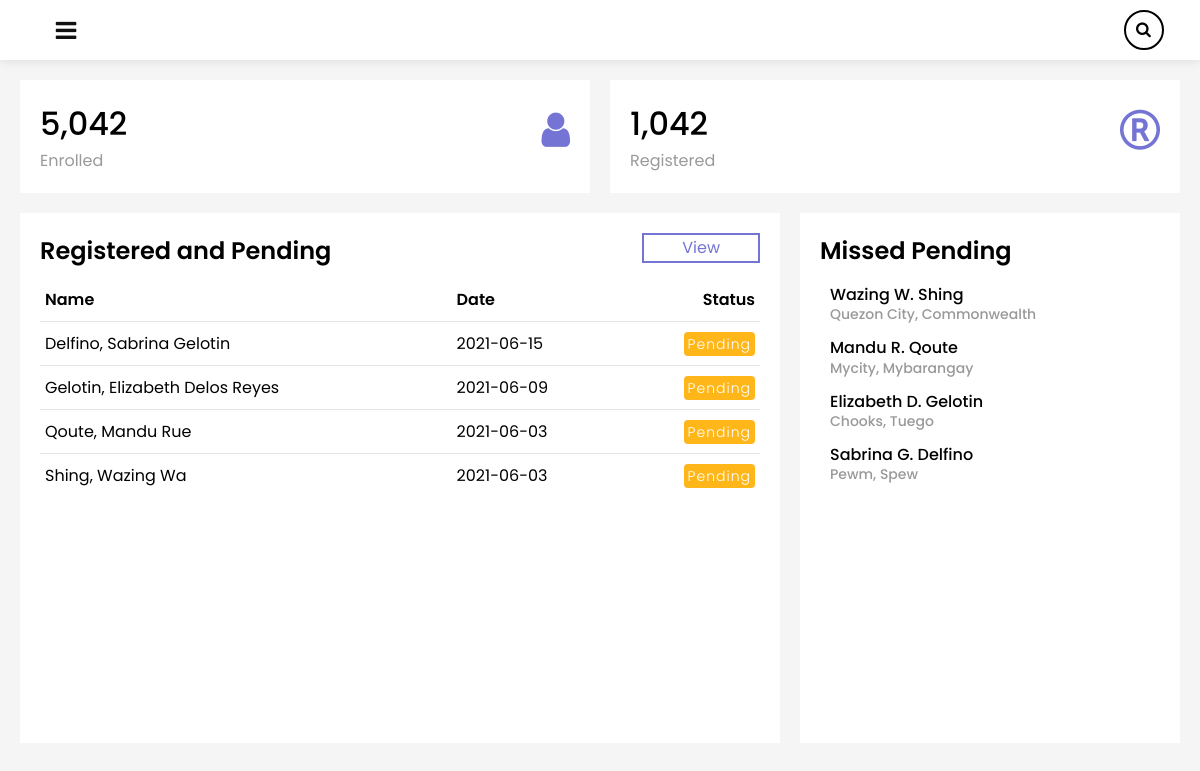
The app's page /static/php/dashboard.php?filter=pending (signed in) with its own data.
### tables this page shows
CREATE TABLE `students` (
  `database_id` int(255) NOT NULL,
  `student_lastname` varchar(255) NOT NULL,
  `student_firstname` varchar(255) NOT NULL,
  `student_middlename` varchar(255) NOT NULL,
  `student_email` varchar(255) NOT NULL,
  `student_phone` varchar(255) NOT NULL,
  `student_brgy` varchar(255) NOT NULL,
  `student_city` varchar(255) NOT NULL,
  `student_status` varchar(255) NOT NULL,
  `register_date` date NOT NULL
);

### static/php/include/_autoloader.inc.php (called while the page is built, shortened)
<?php
spl_autoload_register(function ($className) {
   $url = $_SERVER["PHP_SELF"];
   $pathPrefix = "static/php/class/";
   $pathExt = ".class.php";
   if (preg_match("(php/)", $url)) {
      $pathPrefix = "class/";
   }
   $path = $pathPrefix . $className . $pathExt;
});

### static/php/class/dbconn.class.php (called while the page is built)
<?php
class DbConn {
   private $host = "localhost";
   private $user = "root";
   private $password = "";
   private $database = "school_registration";
   protected function conn() {
      $dsn = "mysql:host=" . $this->host . ";dbname=" . $this->database;
      $pdo = new PDO($dsn, $this->user, $this->password);
      $pdo->setAttribute(PDO::ATTR_DEFAULT_FETCH_MODE, PDO::FETCH_ASSOC);
      return $pdo;
   }
}

### static/php/class/StudentsView.class.php (called while the page is built)
<?php
class StudentsView extends DbConn {
   protected function getStudents($limit) {
      $sql = "SELECT * FROM students ORDER BY student_lastname, student_firstname, student_middlename ASC";
      if ($limit) {
         $sql = "SELECT * FROM students WHERE student_status = 'pending' ORDER BY register_date ASC LIMIT 10";
      }
      $stmt = $this->conn()->query($sql);
      return $stmt->fetchAll();
   }
   protected function getStudentsFilter($filter) {
      $sql = "SELECT * FROM students WHERE student_lastname = ? OR student_firstname = ? OR student_middlename = ? OR student_email = ? OR student_phone = ? OR student_status = ? OR student_brgy = ? OR student_city = ? ORDER BY student_lastname, student_firstname, student_middlename ASC";
      $stmt = $this->conn()->prepare($sql);
      $stmt->execute([$filter, $filter, $filter, $filter, $filter, $filter, $filter, $filter]);
      return $stmt->fetchAll();
   }
}

### static/php/class/students.class.php (called while the page is built)
<?php
class Students extends StudentsView {
   public function showStudents($filter, $limit) {
      if ($filter !== "") {
         return $this->getStudentsFilter($filter);
      }
      return $this->getStudents($limit);
   }
}

### static/php/dashboard.php (the view, shortened to what this page needs)
<?php
include_once "include/_autoloader.inc.php";
include_once "include/header.inc.php";
?>
<link rel="stylesheet" type="text/css" href="../css/dashboard.css">
<link rel="stylesheet" href="https://cdnjs.cloudflare.com/ajax/libs/font-awesome/4.7.0/css/font-awesome.min.css">
</head>
<body>
   <main class="container">
      <div class="main">
         <div class="topbar">
            <div class="toggle" id="toggler"></div>
            <form class="search">
               <i class="fa fa-search" aria-hidden="true"></i>
               <input type="text" name="filter" placeholder="Search here">
            </form>
         </div>
         <div class="cardBox">
            <div class="card">
               <div>
                  <div class="numbers">5,042</div>
                  <div class="cardName">Enrolled</div>
               </div>
               <div class="iconBox">
                  <i class="fa fa-user" aria-hidden="true"></i>
               </div>
            </div>
            <div class="card">
               <div>
                  <div class="numbers">1,042</div>
                  <div class="cardName">Registered</div>
               </div>
               <div class="iconBox">
                  <i class="fa fa-registered" aria-hidden="true"></i>
               </div>
            </div>
         </div>
         <div class="details">
            <div class="student">
               <div class="cardnav">
                  <h2>Registered and Pending</h2>
                  <div class="dropdown">
                     <label>View</label>
                  </div>
               </div>
               <table>
                  <thead>
                     <tr>
                        <td>Name</td>
                        <td>Date</td>
                        <td>Status</td>
                     </tr>
                  </thead>
                  <tbody>
                     <?php
                     $students = new Students();
                     $showStudents = isset($_GET["filter"]) ? $students->showStudents($_GET["filter"], false) : $students->showStudents("", false);
                     ?>
                     <?php
                     foreach ($showStudents as $student) :
                     ?>
                     <tr>
                        <td>
                           <?php echo $student["student_lastname"] . ", " . $student["student_firstname"] . " " . $student["student_middlename"] ?>
                        </td>
                        <td><?php echo $student["register_date"] ?></td>
                        <?php if ($student["student_status"] === "registered") : ?>
                        <td><span class="status registered">Registered</span></td>
                        <?php else : ?>
                        <td><span class="status pending">Pending</span></td>
                        <?php endif ?>
                     </tr>
                     <?php endforeach ?>
                  </tbody>
               </table>
            </div>
            <div class="recentRegistered">
               <div class="cardnav">
                  <h2>Missed Pending</h2>
               </div>
               <table>
                  <tbody>
                     <?php
                     $recents = new Students();
                     $recentRegs = $recents->showStudents("", true);
                     foreach ($recentRegs as $recent) :
                     ?>
                     <tr>
                        <td>
                           <h4>
                              <?php echo $recent["student_firstname"] . " " . substr($recent["student_middlename"], 0, 1) . ". " . $recent["student_lastname"] ?><br>
                              <span><?php echo $recent["student_city"] . ", " . $recent["student_brgy"] ?></span>
                           </h4>
                        </td>
                     </tr>
                     <?php endforeach ?>
                  </tbody>
               </table>
            </div>
         </div>
      </div>
   </main>
</body>
</html>

### static/css/utilities.css (style rules this page uses)
:root { --clr-main: #7474d4; --clr-main-s1-t: #6060ae; --clr-main-s: #33184b; --clr-main-s2: #452164; --clr-green: #3fd977; --clr-yellow: #ffb619; --clr-red: rgb(253, 164, 164); --clr-red-s: rgb(248, 28, 28); --clr-body: #f5f5f5; }

### static/css/dashboard.css (style rules this page uses)
* { margin: 0; padding: 0; box-sizing: border-box; font-family: "Poppins", sans-serif; }
body { overflow-x: hidden; }
tr { transition: background 100ms ease; text-transform: capitalize; }
.container { position: relative; width: 100%; }
.main, .topbar { transition: 0.5s; }
.main { position: absolute; width: calc(100% - 300px); left: 300px; min-height: 100vh; background: var(--clr-body); }
.topbar { width: 100%; background: #fff; height: 60px; padding: 10px 3vw; display: flex; justify-content: space-between; align-items: center; position: sticky; top: 0; z-index: 100; box-shadow: 0 1px 10px rgba(0, 0, 0, 0.1); margin-left: auto; }
.toggle { position: relative; width: 60px; height: 60px; cursor: pointer; }
.toggle::before { content: "\f0c9"; font-family: fontAwesome; position: absolute; width: 100%; height: 100%; line-height: 60px; font-size: 24px; text-align: center; color: #111; }
.search { position: relative; height: 40px; width: 40px; border: 2px solid rgb(0, 0, 0); border-radius: 40px; transition: width 350ms ease-in; cursor: pointer; }
.search input { width: 100%; height: 100%; border-radius: 40px; padding-left: 35px; outline: none; border: transparent; background: transparent; cursor: pointer; }
.search .fa { position: absolute; left: 10px; line-height: 35px; pointer-events: none; }
.cardBox { position: relative; width: 100%; padding: 20px; display: grid; grid-template-columns: repeat(2, 1fr); grid-gap: 20px; }
.cardBox .card { position: relative; background: #fff; padding: 20px; display: flex; justify-content: space-between; cursor: pointer; }
.cardBox .card .numbers { position: relative; font-size: 2em; font-weight: 500; }
.cardBox .card .cardName { color: #999; }
.cardBox .card .iconBox { font-size: 2.5em; color: var(--clr-main); }
.details { position: relative; width: 100%; padding: 20px; padding-top: 0; display: grid; grid-gap: 20px; grid-template-columns: 2fr 1fr; }
.details .student { position: relative; min-height: 530px; background: #fff; padding: 20px; }
.cardnav { display: flex; justify-content: space-between; align-items: flex-start; }
.cardnav h2 { font-weight: 600; }
.cardnav .dropdown { position: relative; height: 30px; padding: 0px 40px; box-shadow: inset 0 0 0 2px var(--clr-main); text-align: center; line-height: 30px; z-index: 10; color: var(--clr-main); }
.details table { width: 100%; border-collapse: collapse; margin-top: 10px; }
.details table thead td { font-weight: 600; text-transform: capitalize; }
.details .student table tr { border-bottom: 1px solid rgba(0, 0, 0, 0.1); cursor: pointer; }
.details .student table thead tr { pointer-events: none; }
.details .student table tbody tr:last-child { border-bottom: none; }
.details .student table tr td { padding: 9px 5px; }
.details .student table thead tr td:last-child, .details .student table tbody tr td:last-child { text-align: right; }
.status { position: relative; padding: 2px 4px; color: #fff; border-radius: 4px; font-size: 14px; font-weight: 300; letter-spacing: 1px; }
.pending { background: var(--clr-yellow); }
.details .recentRegistered { position: relative; min-height: 530px; background: #fff; padding: 20px; }
.details .recentRegistered table tr td h4 span { font-size: 14px; color: #999; }
.details .recentRegistered table tr td { padding: 7px 10px; cursor: pointer; }
.details .recentRegistered table tr td h4 { font-size: 16px; font-weight: 500; line-height: 1.2em; }
@media (max-width: 1290px) { .main { width: 100%; left: 0; } }
@media (max-width: 1290px) { .cardBox { grid-template-columns: repeat(2, 1fr); } }

### records on screen
students: student_lastname "Delfino", student_firstname "Sabrina", student_middlename "Gelotin", register_date "2021-06-15", student_status "Pending", student_middlename "G", student_city "Pewm", student_brgy "Spew"
students: student_lastname "Gelotin", student_firstname "Elizabeth", student_middlename "Delos Reyes", register_date "2021-06-09", student_status "Pending", student_middlename "D", student_city "Chooks", student_brgy "Tuego"
students: student_lastname "Qoute", student_firstname "Mandu", student_middlename "Rue", register_date "2021-06-03", student_status "Pending", student_middlename "R", student_city "Mycity", student_brgy "Mybarangay"
students: student_lastname "Shing", student_firstname "Wazing", student_middlename "Wa", register_date "2021-06-03", student_status "Pending", student_middlename "W", student_city "Quezon City", student_brgy "Commonwealth"
